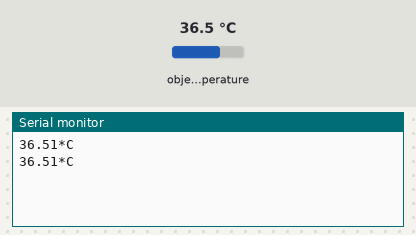
The sketch below on a simulated Arduino Uno, built with avr-gcc and run on an emulated ATmega328P. Shown: the last lines printed to the serial monitor. The inputs (shaded band) are chosen by the test bench; at power-on: object temperature 36.5 °C.

Above: at 1.8 s.
1.9 s: object temperature set to 20 °C
At 2.6 s:
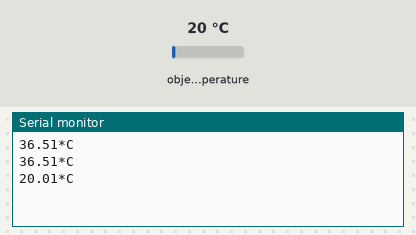
3.4 s: object temperature set to 26 °C
At 4.8 s:
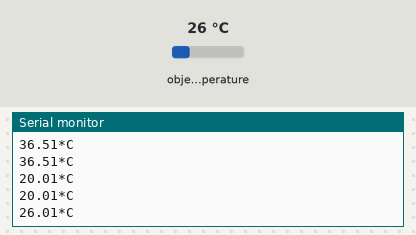
Timing chart, 0 to 6.4 s (numbered marks = the images above; inputs shaded):
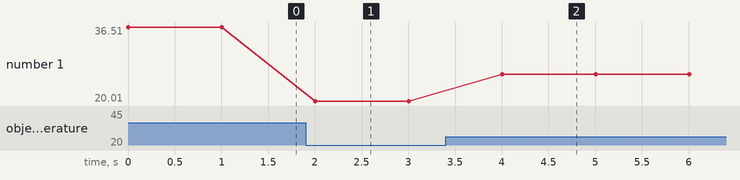

Measured:
- after the input at 1.9 s, the serial monitor: prints a new line after 0.10 s (image 1)
- after the input at 3.4 s, the serial monitor: prints a new line after 0.61 s (image 2)
- plotted number 1: 36.51 → 20.01 after the input at 1.9 s, 20.01 → 26.01 after the input at 3.4 s

The sketch:

temperature1.ino
```cpp
#include <Wire.h>
#include <Adafruit_MLX90614.h>

Adafruit_MLX90614 mlx = Adafruit_MLX90614();

void setup(){
  Serial.begin(115200);
  mlx.begin();
}

void loop(){
  Serial.print(mlx.readObjectTempC());
  Serial.println("*C");

  delay(1000);
}
```
